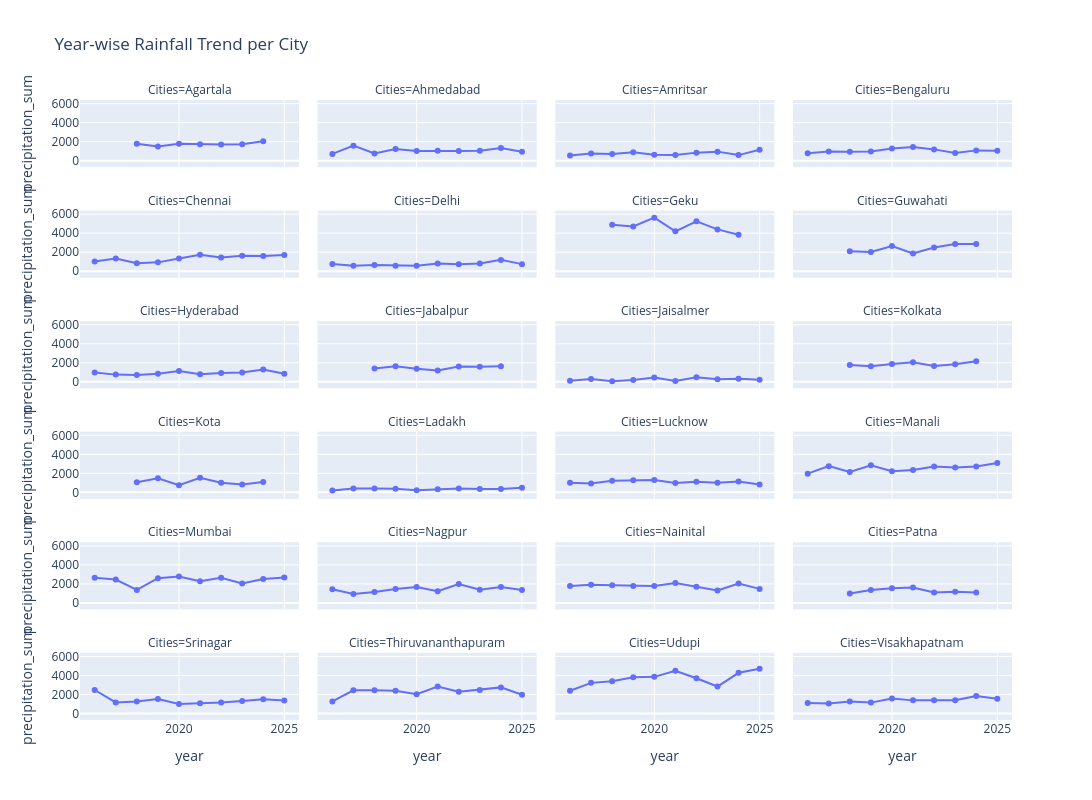

Here is the notebook cell this chart was saved with:
### Markdown cell above
### Year-wise Rainfall Trend Analysis Across Cities

### Code cell
#Calculate yearly total rainfall per city
yearly_rainfall = df.groupby(['Cities', 'year'])['precipitation_sum'].sum().reset_index()

#Create pivot table (cities as rows, years as columns)
rainfall_pivot = yearly_rainfall.pivot(index='Cities', columns='year', values='precipitation_sum')
fig = px.line(
    yearly_rainfall,
    x='year',
    y='precipitation_sum',
    facet_col='Cities',        # creates separate plot for each city
    facet_col_wrap=4,          # number of plots per row
    title='Year-wise Rainfall Trend per City',
    markers=True
)

# Improve spacing and readability
fig.update_layout(
    height=800,
    width=1200,
    showlegend=False
)

fig.show()

### Figure 1 — Plotly figure (JSON) as saved in the notebook; plotly's stock layout.template omitted (floating-point values rounded to 4 significant figures)
{"data": [{"hovertemplate": "Cities=Agartala<br>year=%{x}<br>precipitation_sum=%{y}<extra></extra>", "legendgroup": "", "line": {"color": "#636efa", "dash": "solid"}, "marker": {"symbol": "circle"}, "mode": "lines+markers", "name": "", "orientation": "v", "showlegend": false, "type": "scatter", "x": [2018, 2019, 2020, 2021, 2022, 2023, 2024], "xaxis": "x21", "y": [1769.0, 1493.0, 1790.0, 1714.0, 1692.0, 1714.0, 2036.0], "yaxis": "y21"}, {"hovertemplate": "Cities=Ahmedabad<br>year=%{x}<br>precipitation_sum=%{y}<extra></extra>", "legendgroup": "", "line": {"color": "#636efa", "dash": "solid"}, "marker": {"symbol": "circle"}, "mode": "lines+markers", "name": "", "orientation": "v", "showlegend": false, "type": "scatter", "x": [2016, 2017, 2018, 2019, 2020, 2021, 2022, 2023, 2024, 2025], "xaxis": "x22", "y": [712.2, 1578.0, 751.1, 1237.0, 1015.0, 1050.0, 1015.0, 1036.0, 1335.0, 945.6], "yaxis": "y22"}, {"hovertemplate": "Cities=Amritsar<br>year=%{x}<br>precipitation_sum=%{y}<extra></extra>", "legendgroup": "", "line": {"color": "#636efa", "dash": "solid"}, "marker": {"symbol": "circle"}, "mode": "lines+markers", "name": "", "orientation": "v", "showlegend": false, "type": "scatter", "x": [2016, 2017, 2018, 2019, 2020, 2021, 2022, 2023, 2024, 2025], "xaxis": "x23", "y": [537.5, 742.2, 700.0, 894.0, 627.1, 603.4, 845.1, 950.3, 585.5, 1146.0], "yaxis": "y23"}, {"hovertemplate": "Cities=Bengaluru<br>year=%{x}<br>precipitation_sum=%{y}<extra></extra>", "legendgroup": "", "line": {"color": "#636efa", "dash": "solid"}, "marker": {"symbol": "circle"}, "mode": "lines+markers", "name": "", "orientation": "v", "showlegend": false, "type": "scatter", "x": [2016, 2017, 2018, 2019, 2020, 2021, 2022, 2023, 2024, 2025], "xaxis": "x24", "y": [775.5, 968.3, 942.9, 967.0, 1269.0, 1441.0, 1185.0, 795.5, 1081.0, 1035.0], "yaxis": "y24"}, {"hovertemplate": "Cities=Chennai<br>year=%{x}<br>precipitation_sum=%{y}<extra></extra>", "legendgroup": "", "line": {"color": "#636efa", "dash": "solid"}, "marker": {"symbol": "circle"}, "mode": "lines+markers", "name": "", "orientation": "v", "showlegend": false, "type": "scatter", "x": [2016, 2017, 2018, 2019, 2020, 2021, 2022, 2023, 2024, 2025], "xaxis": "x17", "y": [1014.0, 1335.0, 844.4, 932.1, 1343.0, 1727.0, 1441.0, 1625.0, 1610.0, 1700.0], "yaxis": "y17"}, {"hovertemplate": "Cities=Delhi<br>year=%{x}<br>precipitation_sum=%{y}<extra></extra>", "legendgroup": "", "line": {"color": "#636efa", "dash": "solid"}, "marker": {"symbol": "circle"}, "mode": "lines+markers", "name": "", "orientation": "v", "showlegend": false, "type": "scatter", "x": [2016, 2017, 2018, 2019, 2020, 2021, 2022, 2023, 2024, 2025], "xaxis": "x18", "y": [758.6, 576.7, 646.9, 586.9, 585.8, 814.9, 721.5, 809.0, 1194.0, 746.5], "yaxis": "y18"}, {"hovertemplate": "Cities=Geku<br>year=%{x}<br>precipitation_sum=%{y}<extra></extra>", "legendgroup": "", "line": {"color": "#636efa", "dash": "solid"}, "marker": {"symbol": "circle"}, "mode": "lines+markers", "name": "", "orientation": "v", "showlegend": false, "type": "scatter", "x": [2018, 2019, 2020, 2021, 2022, 2023, 2024], "xaxis": "x19", "y": [4884.0, 4711.0, 5631.0, 4193.0, 5258.0, 4398.0, 3844.0], "yaxis": "y19"}, {"hovertemplate": "Cities=Guwahati<br>year=%{x}<br>precipitation_sum=%{y}<extra></extra>", "legendgroup": "", "line": {"color": "#636efa", "dash": "solid"}, "marker": {"symbol": "circle"}, "mode": "lines+markers", "name": "", "orientation": "v", "showlegend": false, "type": "scatter", "x": [2018, 2019, 2020, 2021, 2022, 2023, 2024], "xaxis": "x20", "y": [2095.0, 2024.0, 2642.0, 1878.0, 2485.0, 2852.0, 2867.0], "yaxis": "y20"}, {"hovertemplate": "Cities=Hyderabad<br>year=%{x}<br>precipitation_sum=%{y}<extra></extra>", "legendgroup": "", "line": {"color": "#636efa", "dash": "solid"}, "marker": {"symbol": "circle"}, "mode": "lines+markers", "name": "", "orientation": "v", "showlegend": false, "type": "scatter", "x": [2016, 2017, 2018, 2019, 2020, 2021, 2022, 2023, 2024, 2025], "xaxis": "x13", "y": [969.3, 754.3, 708.4, 853.1, 1127.0, 787.3, 921.6, 969.0, 1299.0, 840.2], "yaxis": "y13"}, {"hovertemplate": "Cities=Jabalpur<br>year=%{x}<br>precipitation_sum=%{y}<extra></extra>", "legendgroup": "", "line": {"color": "#636efa", "dash": "solid"}, "marker": {"symbol": "circle"}, "mode": "lines+markers", "name": "", "orientation": "v", "showlegend": false, "type": "scatter", "x": [2018, 2019, 2020, 2021, 2022, 2023, 2024], "xaxis": "x14", "y": [1406.0, 1628.0, 1372.0, 1178.0, 1612.0, 1574.0, 1642.0], "yaxis": "y14"}, {"hovertemplate": "Cities=Jaisalmer<br>year=%{x}<br>precipitation_sum=%{y}<extra></extra>", "legendgroup": "", "line": {"color": "#636efa", "dash": "solid"}, "marker": {"symbol": "circle"}, "mode": "lines+markers", "name": "", "orientation": "v", "showlegend": false, "type": "scatter", "x": [2016, 2017, 2018, 2019, 2020, 2021, 2022, 2023, 2024, 2025], "xaxis": "x15", "y": [113.7, 293.4, 63.8, 177.0, 438.5, 84.4, 478.7, 265.5, 308.8, 205.8], "yaxis": "y15"}, {"hovertemplate": "Cities=Kolkata<br>year=%{x}<br>precipitation_sum=%{y}<extra></extra>", "legendgroup": "", "line": {"color": "#636efa", "dash": "solid"}, "marker": {"symbol": "circle"}, "mode": "lines+markers", "name": "", "orientation": "v", "showlegend": false, "type": "scatter", "x": [2018, 2019, 2020, 2021, 2022, 2023, 2024], "xaxis": "x16", "y": [1759.0, 1623.0, 1873.0, 2053.0, 1651.0, 1851.0, 2155.0], "yaxis": "y16"}, {"hovertemplate": "Cities=Kota<br>year=%{x}<br>precipitation_sum=%{y}<extra></extra>", "legendgroup": "", "line": {"color": "#636efa", "dash": "solid"}, "marker": {"symbol": "circle"}, "mode": "lines+markers", "name": "", "orientation": "v", "showlegend": false, "type": "scatter", "x": [2018, 2019, 2020, 2021, 2022, 2023, 2024], "xaxis": "x9", "y": [1073.0, 1486.0, 741.3, 1536.0, 1017.0, 823.6, 1100.0], "yaxis": "y9"}, {"hovertemplate": "Cities=Ladakh<br>year=%{x}<br>precipitation_sum=%{y}<extra></extra>", "legendgroup": "", "line": {"color": "#636efa", "dash": "solid"}, "marker": {"symbol": "circle"}, "mode": "lines+markers", "name": "", "orientation": "v", "showlegend": false, "type": "scatter", "x": [2016, 2017, 2018, 2019, 2020, 2021, 2022, 2023, 2024, 2025], "xaxis": "x10", "y": [204.9, 405.8, 398.2, 383.5, 235.5, 318.9, 407.7, 356.8, 345.1, 489.3], "yaxis": "y10"}, {"hovertemplate": "Cities=Lucknow<br>year=%{x}<br>precipitation_sum=%{y}<extra></extra>", "legendgroup": "", "line": {"color": "#636efa", "dash": "solid"}, "marker": {"symbol": "circle"}, "mode": "lines+markers", "name": "", "orientation": "v", "showlegend": false, "type": "scatter", "x": [2016, 2017, 2018, 2019, 2020, 2021, 2022, 2023, 2024, 2025], "xaxis": "x11", "y": [1022.0, 936.0, 1228.0, 1285.0, 1296.0, 994.9, 1125.0, 1008.0, 1139.0, 833.8], "yaxis": "y11"}, {"hovertemplate": "Cities=Manali<br>year=%{x}<br>precipitation_sum=%{y}<extra></extra>", "legendgroup": "", "line": {"color": "#636efa", "dash": "solid"}, "marker": {"symbol": "circle"}, "mode": "lines+markers", "name": "", "orientation": "v", "showlegend": false, "type": "scatter", "x": [2016, 2017, 2018, 2019, 2020, 2021, 2022, 2023, 2024, 2025], "xaxis": "x12", "y": [1968.0, 2759.0, 2148.0, 2842.0, 2228.0, 2347.0, 2722.0, 2606.0, 2715.0, 3094.0], "yaxis": "y12"}, {"hovertemplate": "Cities=Mumbai<br>year=%{x}<br>precipitation_sum=%{y}<extra></extra>", "legendgroup": "", "line": {"color": "#636efa", "dash": "solid"}, "marker": {"symbol": "circle"}, "mode": "lines+markers", "name": "", "orientation": "v", "showlegend": false, "type": "scatter", "x": [2016, 2017, 2018, 2019, 2020, 2021, 2022, 2023, 2024, 2025], "xaxis": "x5", "y": [2638.0, 2454.0, 1361.0, 2605.0, 2774.0, 2281.0, 2652.0, 2048.0, 2524.0, 2668.0], "yaxis": "y5"}, {"hovertemplate": "Cities=Nagpur<br>year=%{x}<br>precipitation_sum=%{y}<extra></extra>", "legendgroup": "", "line": {"color": "#636efa", "dash": "solid"}, "marker": {"symbol": "circle"}, "mode": "lines+markers", "name": "", "orientation": "v", "showlegend": false, "type": "scatter", "x": [2016, 2017, 2018, 2019, 2020, 2021, 2022, 2023, 2024, 2025], "xaxis": "x6", "y": [1433.0, 935.0, 1154.0, 1472.0, 1665.0, 1223.0, 1998.0, 1391.0, 1687.0, 1368.0], "yaxis": "y6"}, {"hovertemplate": "Cities=Nainital<br>year=%{x}<br>precipitation_sum=%{y}<extra></extra>", "legendgroup": "", "line": {"color": "#636efa", "dash": "solid"}, "marker": {"symbol": "circle"}, "mode": "lines+markers", "name": "", "orientation": "v", "showlegend": false, "type": "scatter", "x": [2016, 2017, 2018, 2019, 2020, 2021, 2022, 2023, 2024, 2025], "xaxis": "x7", "y": [1768.0, 1918.0, 1848.0, 1780.0, 1779.0, 2086.0, 1701.0, 1304.0, 2048.0, 1477.0], "yaxis": "y7"}, {"hovertemplate": "Cities=Patna<br>year=%{x}<br>precipitation_sum=%{y}<extra></extra>", "legendgroup": "", "line": {"color": "#636efa", "dash": "solid"}, "marker": {"symbol": "circle"}, "mode": "lines+markers", "name": "", "orientation": "v", "showlegend": false, "type": "scatter", "x": [2018, 2019, 2020, 2021, 2022, 2023, 2024], "xaxis": "x8", "y": [1001.0, 1358.0, 1539.0, 1623.0, 1090.0, 1186.0, 1094.0], "yaxis": "y8"}, {"hovertemplate": "Cities=Srinagar<br>year=%{x}<br>precipitation_sum=%{y}<extra></extra>", "legendgroup": "", "line": {"color": "#636efa", "dash": "solid"}, "marker": {"symbol": "circle"}, "mode": "lines+markers", "name": "", "orientation": "v", "showlegend": false, "type": "scatter", "x": [2016, 2017, 2018, 2019, 2020, 2021, 2022, 2023, 2024, 2025], "xaxis": "x", "y": [2471.0, 1166.0, 1268.0, 1517.0, 998.5, 1074.0, 1151.0, 1321.0, 1493.0, 1374.0], "yaxis": "y"}, {"hovertemplate": "Cities=Thiruvananthapuram<br>year=%{x}<br>precipitation_sum=%{y}<extra></extra>", "legendgroup": "", "line": {"color": "#636efa", "dash": "solid"}, "marker": {"symbol": "circle"}, "mode": "lines+markers", "name": "", "orientation": "v", "showlegend": false, "type": "scatter", "x": [2016, 2017, 2018, 2019, 2020, 2021, 2022, 2023, 2024, 2025], "xaxis": "x2", "y": [1266.0, 2438.0, 2432.0, 2388.0, 2026.0, 2834.0, 2283.0, 2480.0, 2746.0, 1970.0], "yaxis": "y2"}, {"hovertemplate": "Cities=Udupi<br>year=%{x}<br>precipitation_sum=%{y}<extra></extra>", "legendgroup": "", "line": {"color": "#636efa", "dash": "solid"}, "marker": {"symbol": "circle"}, "mode": "lines+markers", "name": "", "orientation": "v", "showlegend": false, "type": "scatter", "x": [2016, 2017, 2018, 2019, 2020, 2021, 2022, 2023, 2024, 2025], "xaxis": "x3", "y": [2396.0, 3221.0, 3398.0, 3810.0, 3853.0, 4490.0, 3704.0, 2834.0, 4280.0, 4696.0], "yaxis": "y3"}, {"hovertemplate": "Cities=Visakhapatnam<br>year=%{x}<br>precipitation_sum=%{y}<extra></extra>", "legendgroup": "", "line": {"color": "#636efa", "dash": "solid"}, "marker": {"symbol": "circle"}, "mode": "lines+markers", "name": "", "orientation": "v", "showlegend": false, "type": "scatter", "x": [2016, 2017, 2018, 2019, 2020, 2021, 2022, 2023, 2024, 2025], "xaxis": "x4", "y": [1100.0, 1061.0, 1262.0, 1145.0, 1582.0, 1380.0, 1385.0, 1404.0, 1838.0, 1538.0], "yaxis": "y4"}], "layout": {"annotations": [{"font": {}, "showarrow": false, "text": "Cities=Srinagar", "x": 0.1175, "xanchor": "center", "xref": "paper", "y": 0.1083, "yanchor": "bottom", "yref": "paper"}, {"font": {}, "showarrow": false, "text": "Cities=Thiruvananthapuram", "x": 0.3725, "xanchor": "center", "xref": "paper", "y": 0.1083, "yanchor": "bottom", "yref": "paper"}, {"font": {}, "showarrow": false, "text": "Cities=Udupi", "x": 0.6275, "xanchor": "center", "xref": "paper", "y": 0.1083, "yanchor": "bottom", "yref": "paper"}, {"font": {}, "showarrow": false, "text": "Cities=Visakhapatnam", "x": 0.8825, "xanchor": "center", "xref": "paper", "y": 0.1083, "yanchor": "bottom", "yref": "paper"}, {"font": {}, "showarrow": false, "text": "Cities=Mumbai", "x": 0.1175, "xanchor": "center", "xref": "paper", "y": 0.2867, "yanchor": "bottom", "yref": "paper"}, {"font": {}, "showarrow": false, "text": "Cities=Nagpur", "x": 0.3725, "xanchor": "center", "xref": "paper", "y": 0.2867, "yanchor": "bottom", "yref": "paper"}, {"font": {}, "showarrow": false, "text": "Cities=Nainital", "x": 0.6275, "xanchor": "center", "xref": "paper", "y": 0.2867, "yanchor": "bottom", "yref": "paper"}, {"font": {}, "showarrow": false, "text": "Cities=Patna", "x": 0.8825, "xanchor": "center", "xref": "paper", "y": 0.2867, "yanchor": "bottom", "yref": "paper"}, {"font": {}, "showarrow": false, "text": "Cities=Kota", "x": 0.1175, "xanchor": "center", "xref": "paper", "y": 0.465, "yanchor": "bottom", "yref": "paper"}, {"font": {}, "showarrow": false, "text": "Cities=Ladakh", "x": 0.3725, "xanchor": "center", "xref": "paper", "y": 0.465, "yanchor": "bottom", "yref": "paper"}, {"font": {}, "showarrow": false, "text": "Cities=Lucknow", "x": 0.6275, "xanchor": "center", "xref": "paper", "y": 0.465, "yanchor": "bottom", "yref": "paper"}, {"font": {}, "showarrow": false, "text": "Cities=Manali", "x": 0.8825, "xanchor": "center", "xref": "paper", "y": 0.465, "yanchor": "bottom", "yref": "paper"}, {"font": {}, "showarrow": false, "text": "Cities=Hyderabad", "x": 0.1175, "xanchor": "center", "xref": "paper", "y": 0.6433, "yanchor": "bottom", "yref": "paper"}, {"font": {}, "showarrow": false, "text": "Cities=Jabalpur", "x": 0.3725, "xanchor": "center", "xref": "paper", "y": 0.6433, "yanchor": "bottom", "yref": "paper"}, {"font": {}, "showarrow": false, "text": "Cities=Jaisalmer", "x": 0.6275, "xanchor": "center", "xref": "paper", "y": 0.6433, "yanchor": "bottom", "yref": "paper"}, {"font": {}, "showarrow": false, "text": "Cities=Kolkata", "x": 0.8825, "xanchor": "center", "xref": "paper", "y": 0.6433, "yanchor": "bottom", "yref": "paper"}, {"font": {}, "showarrow": false, "text": "Cities=Chennai", "x": 0.1175, "xanchor": "center", "xref": "paper", "y": 0.8217, "yanchor": "bottom", "yref": "paper"}, {"font": {}, "showarrow": false, "text": "Cities=Delhi", "x": 0.3725, "xanchor": "center", "xref": "paper", "y": 0.8217, "yanchor": "bottom", "yref": "paper"}, {"font": {}, "showarrow": false, "text": "Cities=Geku", "x": 0.6275, "xanchor": "center", "xref": "paper", "y": 0.8217, "yanchor": "bottom", "yref": "paper"}, {"font": {}, "showarrow": false, "text": "Cities=Guwahati", "x": 0.8825, "xanchor": "center", "xref": "paper", "y": 0.8217, "yanchor": "bottom", "yref": "paper"}, {"font": {}, "showarrow": false, "text": "Cities=Agartala", "x": 0.1175, "xanchor": "center", "xref": "paper", "y": 1.0, "yanchor": "bottom", "yref": "paper"}, {"font": {}, "showarrow": false, "text": "Cities=Ahmedabad", "x": 0.3725, "xanchor": "center", "xref": "paper", "y": 1.0, "yanchor": "bottom", "yref": "paper"}, {"font": {}, "showarrow": false, "text": "Cities=Amritsar", "x": 0.6275, "xanchor": "center", "xref": "paper", "y": 1.0, "yanchor": "bottom", "yref": "paper"}, {"font": {}, "showarrow": false, "text": "Cities=Bengaluru", "x": 0.8825, "xanchor": "center", "xref": "paper", "y": 1.0, "yanchor": "bottom", "yref": "paper"}], "height": 800, "legend": {"tracegroupgap": 0}, "showlegend": false, "title": {"text": "Year-wise Rainfall Trend per City"}, "width": 1200, "xaxis": {"anchor": "y", "domain": [0, 0.235], "title": {"text": "year"}}, "xaxis10": {"anchor": "y10", "domain": [0.255, 0.49], "matches": "x", "showticklabels": false}, "xaxis11": {"anchor": "y11", "domain": [0.51, 0.745], "matches": "x", "showticklabels": false}, "xaxis12": {"anchor": "y12", "domain": [0.765, 1.0], "matches": "x", "showticklabels": false}, "xaxis13": {"anchor": "y13", "domain": [0, 0.235], "matches": "x", "showticklabels": false}, "xaxis14": {"anchor": "y14", "domain": [0.255, 0.49], "matches": "x", "showticklabels": false}, "xaxis15": {"anchor": "y15", "domain": [0.51, 0.745], "matches": "x", "showticklabels": false}, "xaxis16": {"anchor": "y16", "domain": [0.765, 1.0], "matches": "x", "showticklabels": false}, "xaxis17": {"anchor": "y17", "domain": [0, 0.235], "matches": "x", "showticklabels": false}, "xaxis18": {"anchor": "y18", "domain": [0.255, 0.49], "matches": "x", "showticklabels": false}, "xaxis19": {"anchor": "y19", "domain": [0.51, 0.745], "matches": "x", "showticklabels": false}, "xaxis2": {"anchor": "y2", "domain": [0.255, 0.49], "matches": "x", "title": {"text": "year"}}, "xaxis20": {"anchor": "y20", "domain": [0.765, 1.0], "matches": "x", "showticklabels": false}, "xaxis21": {"anchor": "y21", "domain": [0, 0.235], "matches": "x", "showticklabels": false}, "xaxis22": {"anchor": "y22", "domain": [0.255, 0.49], "matches": "x", "showticklabels": false}, "xaxis23": {"anchor": "y23", "domain": [0.51, 0.745], "matches": "x", "showticklabels": false}, "xaxis24": {"anchor": "y24", "domain": [0.765, 1.0], "matches": "x", "showticklabels": false}, "xaxis3": {"anchor": "y3", "domain": [0.51, 0.745], "matches": "x", "title": {"text": "year"}}, "xaxis4": {"anchor": "y4", "domain": [0.765, 1.0], "matches": "x", "title": {"text": "year"}}, "xaxis5": {"anchor": "y5", "domain": [0, 0.235], "matches": "x", "showticklabels": false}, "xaxis6": {"anchor": "y6", "domain": [0.255, 0.49], "matches": "x", "showticklabels": false}, "xaxis7": {"anchor": "y7", "domain": [0.51, 0.745], "matches": "x", "showticklabels": false}, "xaxis8": {"anchor": "y8", "domain": [0.765, 1.0], "matches": "x", "showticklabels": false}, "xaxis9": {"anchor": "y9", "domain": [0, 0.235], "matches": "x", "showticklabels": false}, "yaxis": {"anchor": "x", "domain": [0, 0.1083], "title": {"text": "precipitation_sum"}}, "yaxis10": {"anchor": "x10", "domain": [0.3567, 0.465], "matches": "y", "showticklabels": false}, "yaxis11": {"anchor": "x11", "domain": [0.3567, 0.465], "matches": "y", "showticklabels": false}, "yaxis12": {"anchor": "x12", "domain": [0.3567, 0.465], "matches": "y", "showticklabels": false}, "yaxis13": {"anchor": "x13", "domain": [0.535, 0.6433], "matches": "y", "title": {"text": "precipitation_sum"}}, "yaxis14": {"anchor": "x14", "domain": [0.535, 0.6433], "matches": "y", "showticklabels": false}, "yaxis15": {"anchor": "x15", "domain": [0.535, 0.6433], "matches": "y", "showticklabels": false}, "yaxis16": {"anchor": "x16", "domain": [0.535, 0.6433], "matches": "y", "showticklabels": false}, "yaxis17": {"anchor": "x17", "domain": [0.7133, 0.8217], "matches": "y", "title": {"text": "precipitation_sum"}}, "yaxis18": {"anchor": "x18", "domain": [0.7133, 0.8217], "matches": "y", "showticklabels": false}, "yaxis19": {"anchor": "x19", "domain": [0.7133, 0.8217], "matches": "y", "showticklabels": false}, "yaxis2": {"anchor": "x2", "domain": [0, 0.1083], "matches": "y", "showticklabels": false}, "yaxis20": {"anchor": "x20", "domain": [0.7133, 0.8217], "matches": "y", "showticklabels": false}, "yaxis21": {"anchor": "x21", "domain": [0.8917, 1.0], "matches": "y", "title": {"text": "precipitation_sum"}}, "yaxis22": {"anchor": "x22", "domain": [0.8917, 1.0], "matches": "y", "showticklabels": false}, "yaxis23": {"anchor": "x23", "domain": [0.8917, 1.0], "matches": "y", "showticklabels": false}, "yaxis24": {"anchor": "x24", "domain": [0.8917, 1.0], "matches": "y", "showticklabels": false}, "yaxis3": {"anchor": "x3", "domain": [0, 0.1083], "matches": "y", "showticklabels": false}, "yaxis4": {"anchor": "x4", "domain": [0, 0.1083], "matches": "y", "showticklabels": false}, "yaxis5": {"anchor": "x5", "domain": [0.1783, 0.2867], "matches": "y", "title": {"text": "precipitation_sum"}}, "yaxis6": {"anchor": "x6", "domain": [0.1783, 0.2867], "matches": "y", "showticklabels": false}, "yaxis7": {"anchor": "x7", "domain": [0.1783, 0.2867], "matches": "y", "showticklabels": false}, "yaxis8": {"anchor": "x8", "domain": [0.1783, 0.2867], "matches": "y", "showticklabels": false}, "yaxis9": {"anchor": "x9", "domain": [0.3567, 0.465], "matches": "y", "title": {"text": "precipitation_sum"}}}}
